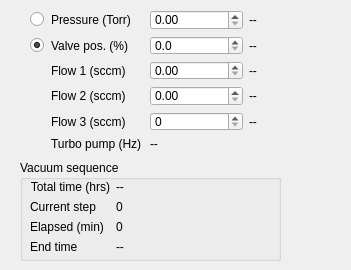
     <widget class="QWidget" name="vac_tab">
      <property name="locale">
       <locale language="English" country="UnitedStates"/>
      </property>
      <attribute name="title">
       <string>Vaccum ctrl</string>
      </attribute>
      <widget class="QWidget" name="gridLayoutWidget_2">
       <property name="geometry">
        <rect>
         <x>30</x>
         <y>10</y>
         <width>312</width>
         <height>141</height>
        </rect>
       </property>
       <layout class="QGridLayout" name="pressure_contol_grid">
        <item row="3" column="0">
         <widget class="QRadioButton" name="valve_mode">
          <property name="maximumSize">
           <size>
            <width>15</width>
            <height>16777215</height>
           </size>
          </property>
          <property name="toolTip">
           <string>Select this to control valve position of the chamber.</string>
          </property>
          <property name="text">
           <string/>
          </property>
          <property name="checked">
           <bool>true</bool>
          </property>
         </widget>
        </item>
        <item row="3" column="2">
         <widget class="QDoubleSpinBox" name="set_valve_pos">
          <property name="toolTip">
           <string>Set the valve position of the chamber.</string>
          </property>
          <property name="decimals">
           <number>1</number>
          </property>
          <property name="maximum">
           <double>100.000000000000000</double>
          </property>
          <property name="singleStep">
           <double>0.100000000000000</double>
          </property>
         </widget>
        </item>
        <item row="5" column="3">
         <widget class="QLabel" name="mfc2_display">
          <property name="minimumSize">
           <size>
            <width>80</width>
            <height>0</height>
           </size>
          </property>
          <property name="toolTip">
           <string>Actual flow rate of MFC-2 in SCCM.</string>
          </property>
          <property name="text">
           <string>--           </string>
          </property>
         </widget>
        </item>
        <item row="4" column="1">
         <widget class="QLabel" name="flow1_label">
          <property name="text">
           <string>Flow 1 (sccm)</string>
          </property>
         </widget>
        </item>
        <item row="6" column="3">
         <widget class="QLabel" name="mfc3_display">
          <property name="minimumSize">
           <size>
            <width>80</width>
            <height>0</height>
           </size>
          </property>
          <property name="toolTip">
           <string>Actual flow rate of MFC-3 in SCCM.</string>
          </property>
          <property name="text">
           <string>--           </string>
          </property>
         </widget>
        </item>
        <item row="3" column="1">
         <widget class="QLabel" name="valve_position_label">
          <property name="text">
           <string>Valve pos. (%)</string>
          </property>
         </widget>
        </item>
        <item row="5" column="1">
         <widget class="QLabel" name="flow2_label">
          <property name="text">
           <string>Flow 2 (sccm)</string>
          </property>
         </widget>
        </item>
        <item row="2" column="2">
         <widget class="QDoubleSpinBox" name="set_pressure">
          <property name="toolTip">
           <string>Set the pressure of the chamber.</string>
          </property>
          <property name="maximum">
           <double>760.000000000000000</double>
          </property>
         </widget>
        </item>
        <item row="3" column="3">
         <widget class="QLabel" name="valve_pos_display">
          <property name="minimumSize">
           <size>
            <width>80</width>
            <height>0</height>
           </size>
          </property>
          <property name="toolTip">
           <string>Actual valve position of the chamber.</string>
          </property>
          <property name="text">
           <string>--           </string>
          </property>
         </widget>
        </item>
        <item row="6" column="1">
         <widget class="QLabel" name="flow3_label">
          <property name="text">
           <string>Flow 3 (sccm)</string>
          </property>
         </widget>
        </item>
        <item row="2" column="3">
         <widget class="QLabel" name="pressure_display">
          <property name="minimumSize">
           <size>
            <width>80</width>
            <height>0</height>
           </size>
          </property>
          <property name="toolTip">
           <string>Actual pressure in the chamber.</string>
          </property>
          <property name="text">
           <string>--           </string>
          </property>
         </widget>
        </item>
        <item row="2" column="0">
         <widget class="QRadioButton" name="pressure_mode">
          <property name="maximumSize">
           <size>
            <width>15</width>
            <height>16777215</height>
           </size>
          </property>
          <property name="toolTip">
           <string>Select this to control pressure of the chamber.</string>
          </property>
          <property name="text">
           <string/>
          </property>
          <property name="checked">
           <bool>false</bool>
          </property>
         </widget>
        </item>
        <item row="2" column="1">
         <widget class="QLabel" name="set_pressure_label">
          <property name="text">
           <string>Pressure (Torr)</string>
          </property>
         </widget>
        </item>
        <item row="6" column="2">
         <widget class="QSpinBox" name="mfc3_sp">
          <property name="toolTip">
           <string>Set flow rate of MFC-3 in SCCM.</string>
          </property>
          <property name="maximum">
           <number>100</number>
          </property>
         </widget>
        </item>
        <item row="4" column="3">
         <widget class="QLabel" name="mfc1_display">
          <property name="minimumSize">
           <size>
            <width>80</width>
            <height>0</height>
           </size>
          </property>
          <property name="toolTip">
           <string>Actual flow rate of MFC-1 in SCCM.</string>
          </property>
          <property name="text">
           <string>--           </string>
          </property>
         </widget>
        </item>
        <item row="7" column="1">
         <widget class="QLabel" name="turbo_speed_label">
          <property name="minimumSize">
           <size>
            <width>80</width>
            <height>0</height>
           </size>
          </property>
          <property name="toolTip">
           <string>Actual flow rate of MFC-1 in SCCM.</string>
          </property>
          <property name="text">
           <string>Turbo pump (Hz)</string>
          </property>
         </widget>
        </item>
        <item row="7" column="2">
         <widget class="QLabel" name="turbo_speed">
          <property name="minimumSize">
           <size>
            <width>80</width>
            <height>0</height>
           </size>
          </property>
          <property name="toolTip">
           <string>Actual flow rate of MFC-1 in SCCM.</string>
          </property>
          <property name="text">
           <string>--           </string>
          </property>
         </widget>
        </item>
        <item row="4" column="2">
         <widget class="QDoubleSpinBox" name="mfc1_sp">
          <property name="toolTip">
           <string>Set flow rate of MFC-1 in SCCM.</string>
          </property>
          <property name="maximum">
           <double>10.000000000000000</double>
          </property>
         </widget>
        </item>
        <item row="5" column="2">
         <widget class="QDoubleSpinBox" name="mfc2_sp">
          <property name="toolTip">
           <string>Set flow rate of MFC-2 in SCCM.</string>
          </property>
          <property name="maximum">
           <double>50.000000000000000</double>
          </property>
         </widget>
        </item>
       </layout>
      </widget>
      <widget class="QGroupBox" name="vac_seq_groupbox">
       <property name="geometry">
        <rect>
         <x>20</x>
         <y>160</y>
         <width>261</width>
         <height>101</height>
        </rect>
       </property>
       <property name="title">
        <string>Vacuum sequence</string>
       </property>
       <widget class="QWidget" name="formLayoutWidget_7">
        <property name="geometry">
         <rect>
          <x>10</x>
          <y>20</y>
          <width>231</width>
          <height>105</height>
         </rect>
        </property>
        <layout class="QFormLayout" name="seq_indicator_grid_2">
         <item row="0" column="0">
          <widget class="QLabel" name="tot_vac_seq_time_label">
           <property name="text">
            <string>Total time (hrs)</string>
           </property>
           <property name="alignment">
            <set>Qt::AlignRight|Qt::AlignTrailing|Qt::AlignVCenter</set>
           </property>
          </widget>
         </item>
         <item row="0" column="1">
          <widget class="QLabel" name="tot_vac_seq_time">
           <property name="text">
            <string>--</string>
           </property>
          </widget>
         </item>
         <item row="1" column="0">
          <widget class="QLabel" name="current_vac_step_label">
           <property name="text">
            <string>Current step</string>
           </property>
           <property name="alignment">
            <set>Qt::AlignRight|Qt::AlignTrailing|Qt::AlignVCenter</set>
           </property>
          </widget>
         </item>
         <item row="1" column="1">
          <widget class="QLabel" name="vac_seq_step">
           <property name="text">
            <string>0</string>
           </property>
          </widget>
         </item>
         <item row="2" column="0">
          <widget class="QLabel" name="elapsed_vac_seq_time_label">
           <property name="text">
            <string>Elapsed (min)</string>
           </property>
          </widget>
         </item>
         <item row="2" column="1">
          <widget class="QLabel" name="elapsed_vac_seq_time">
           <property name="text">
            <string>0</string>
           </property>
          </widget>
         </item>
         <item row="3" column="0">
          <widget class="QLabel" name="vac_seq_end_time_label">
           <property name="text">
            <string>End time</string>
           </property>
          </widget>
         </item>
         <item row="3" column="1">
          <widget class="QLabel" name="vac_seq_end_time_display">
           <property name="text">
            <string>--</string>
           </property>
          </widget>
         </item>
        </layout>
       </widget>
      </widget>
     </widget>
